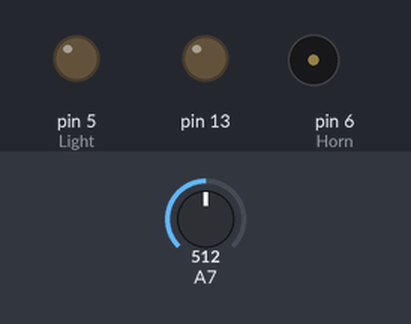
Recording of a sketch running on a simulated Arduino Nano, built with avr-gcc and run on an emulated ATmega328P. Shown: output pins drawn as LEDs (lit = HIGH), buzzer (waves = sounding). Inputs (shaded band) come from the test bench; at power-on: A7 = 512.

Above: at 1.2 s.
1.3 s: A7 set to 0
At 2.5 s:
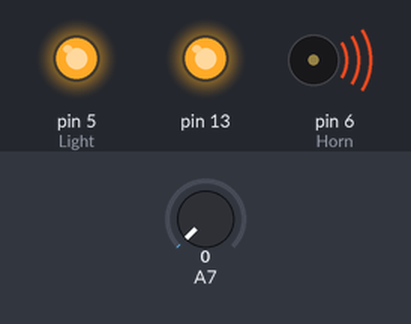
2.8 s: A7 set to 122
At 3.7 s:
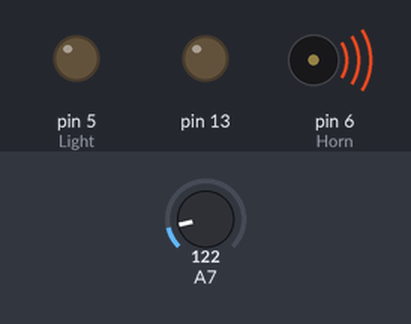
Timing chart, 0 to 5.8 s (numbered marks = the images above; inputs shaded):
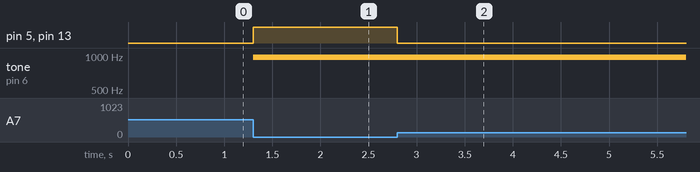

Measured:
- after the input at 1.3 s, pin 5 (Light), pin 13: LOW → HIGH at once; tone on pin 6 (Horn): silent → 977 Hz at once
- after the input at 2.8 s, pin 5 (Light), pin 13: HIGH → LOW at once

The sketch:

Light_Horn_BasicAction.ino
```cpp
const int Light = 5; // Define light as pin 5
const int Horn = 6;  // Define horn as pin 6
bool Hall;  // This variable shows if get Hall signal,true for get,false for not

void setup()
{
  pinMode( 13 , OUTPUT);
  pinMode(Light,OUTPUT);  //  Make light as output signal
  pinMode(Horn,OUTPUT);   //  Make horn as output signal
  Hall = false;
}

void loop()
{
  Hall = !analogRead(A7);
  if(Hall){
    //if get Hall signal,do something in getHall()
    getHall();
  }else{
    //if lose Hall signal,do another things in noHall();
    noHall();
  }
}

//this function define something that when get the Hall signal
void getHall(){
  digitalWrite( 13 , HIGH );
  analogWrite(Light,255);
  analogWrite(Horn,HIGH);
}

//this function define something that when no Hall signal
void noHall(){
  digitalWrite(13,LOW);
  analogWrite(Light,LOW);
  analogWrite(Horn,LOW);
}
```
